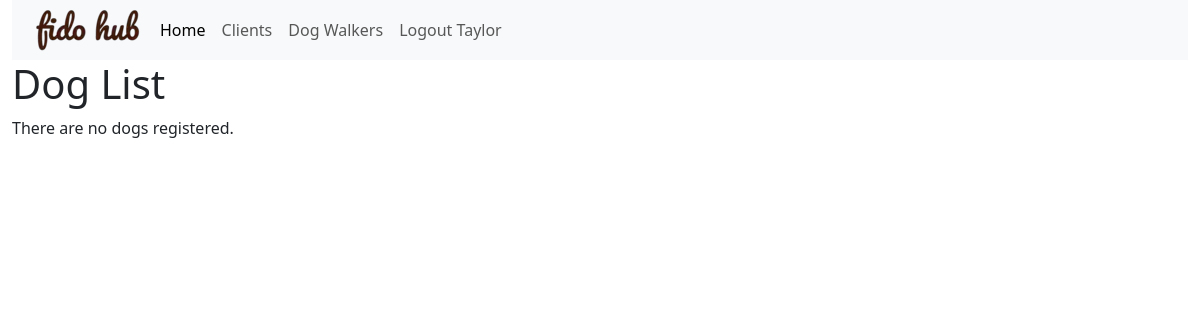
Page /dogs/ (signed in) on the earlier database version.
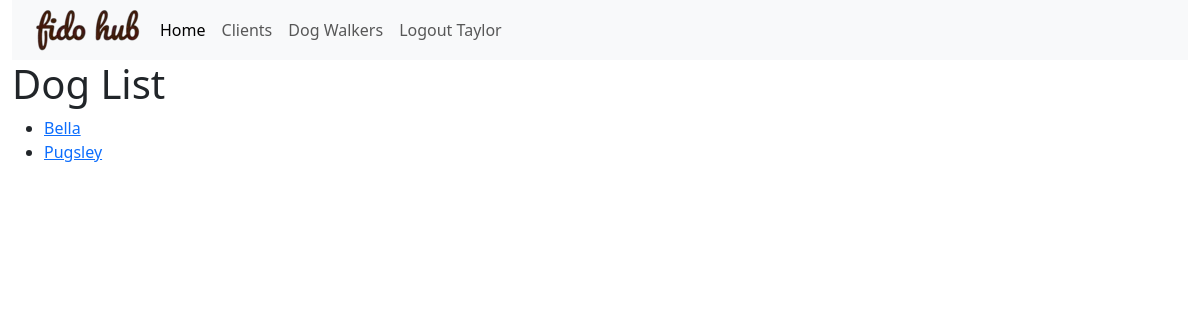
Same page on the later database version.
### fidohub_app/models.py (models this page shows, shortened)
class Dog(models.Model):
    name = models.CharField(max_length=200)
    breed = models.CharField(max_length=200)
    age = models.IntegerField(null=True)
    about = models.CharField(max_length=200, blank=True)
    owner = models.ForeignKey(Client, on_delete=models.CASCADE, default = None)
    dog_image = models.ImageField(upload_to='images/', null=True, blank=True)
    def get_absolute_url(self):
        return reverse('dog-detail', args=[str(self.id)])

### fidohub_app/views.py (the view)
# urls.py: path('dogs/', views.DogListView.as_view(), name='dogs'),
class DogListView(LoginRequiredMixin, generic.ListView):
    model = Dog

### fidohub_app/templates/fidohub_app/dog_list.html
{% extends 'fidohub_app/base_template.html' %}
{% block content %}
  <h1>Dog List</h1>
  {% if dog_list %}
    <ul>
      {% for dog in dog_list %}
        <li>
          <a href="{{ dog.get_absolute_url }}">{{ dog.name }}</a>
        </li>
      {% endfor %}
    </ul>
  {% else %}
    <p>There are no dogs registered.</p>
  {% endif %}
{% endblock %}

Differences in the rows shown:
added Dog: name "Bella"
added Dog: name "Pugsley"
Other differences:
text no longer shown: "There are no dogs registered."
